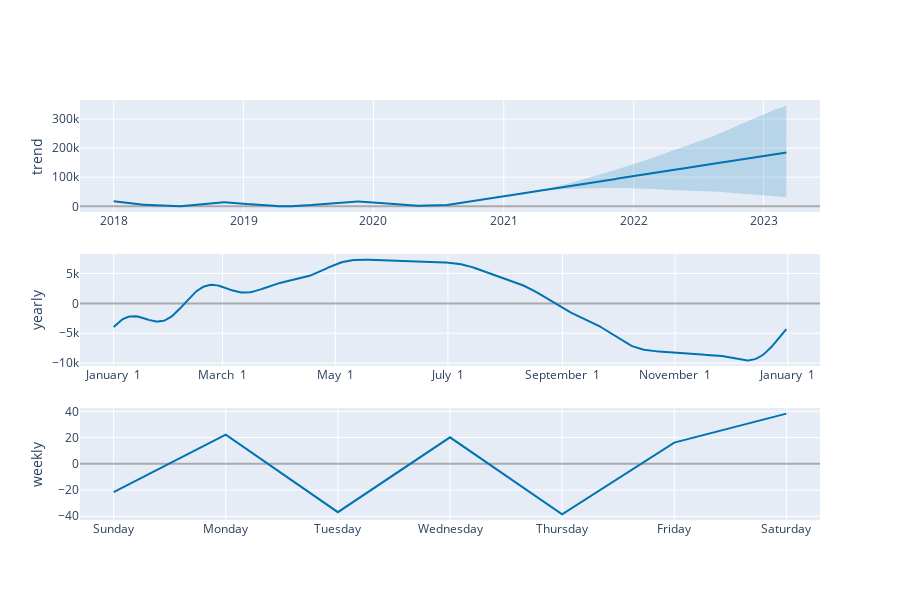

Notebook cell for this chart:
### Code cell
plot_components_plotly(m, forecast)

### Figure 1 — Plotly figure (JSON) as saved in the notebook; plotly's stock layout.template omitted (floating-point values rounded to 4 significant figures; data arrays with more than 128 entries replaced by an {"elided": "..."} marker saying what was removed)
{"data": [{"line": {"color": "#0072B2", "width": 2}, "mode": "lines", "name": "trend", "type": "scatter", "x": {"elided": "1891 str values"}, "xaxis": "x", "y": {"elided": "1891 float values"}, "yaxis": "y"}, {"line": {"color": "rgba(0, 114, 178, 0.2)", "width": 0}, "mode": "lines", "name": "trend_upper", "type": "scatter", "x": {"elided": "1891 str values"}, "xaxis": "x", "y": {"elided": "1891 float values"}, "yaxis": "y"}, {"fill": "tonexty", "fillcolor": "rgba(0, 114, 178, 0.2)", "line": {"color": "rgba(0, 114, 178, 0.2)", "width": 0}, "mode": "lines", "name": "trend_lower", "type": "scatter", "x": {"elided": "1891 str values"}, "xaxis": "x", "y": {"elided": "1891 float values"}, "yaxis": "y"}, {"line": {"color": "#0072B2", "width": 2}, "mode": "lines", "name": "yearly", "type": "scatter", "x": {"elided": "365 str values"}, "xaxis": "x2", "y": {"elided": "365 float values"}, "yaxis": "y2"}, {"line": {"color": "#0072B2", "width": 2}, "mode": "lines", "name": "weekly", "type": "scatter", "x": ["2017-01-01T00:00:00", "2017-01-02T00:00:00", "2017-01-03T00:00:00", "2017-01-04T00:00:00", "2017-01-05T00:00:00", "2017-01-06T00:00:00", "2017-01-07T00:00:00"], "xaxis": "x3", "y": [-21.61, 22.3, -36.89, 20.23, -38.57, 16.21, 38.32], "yaxis": "y3"}], "layout": {"height": 600, "showlegend": false, "width": 900, "xaxis": {"anchor": "y", "domain": [0, 1], "range": ["2017-09-28T12:00:00", "2023-06-08T12:00:00"], "type": "date"}, "xaxis2": {"anchor": "y2", "domain": [0, 1], "range": ["2016-12-13T18:54:02.958904115", "2018-01-18T11:04:57.863013581"], "tickformat": "%B %e", "type": "date"}, "xaxis3": {"anchor": "y3", "domain": [0, 1], "range": ["2016-12-31T16:48:00", "2017-01-07T07:12:00"], "tickformat": "%A", "type": "date"}, "yaxis": {"anchor": "x", "domain": [0.7333, 1], "rangemode": "normal", "title": {"text": "trend"}, "zerolinecolor": "#AAA"}, "yaxis2": {"anchor": "x2", "domain": [0.3667, 0.6333], "title": {"text": "yearly"}, "zerolinecolor": "#AAA"}, "yaxis3": {"anchor": "x3", "domain": [0, 0.2667], "title": {"text": "weekly"}, "zerolinecolor": "#AAA"}}}
